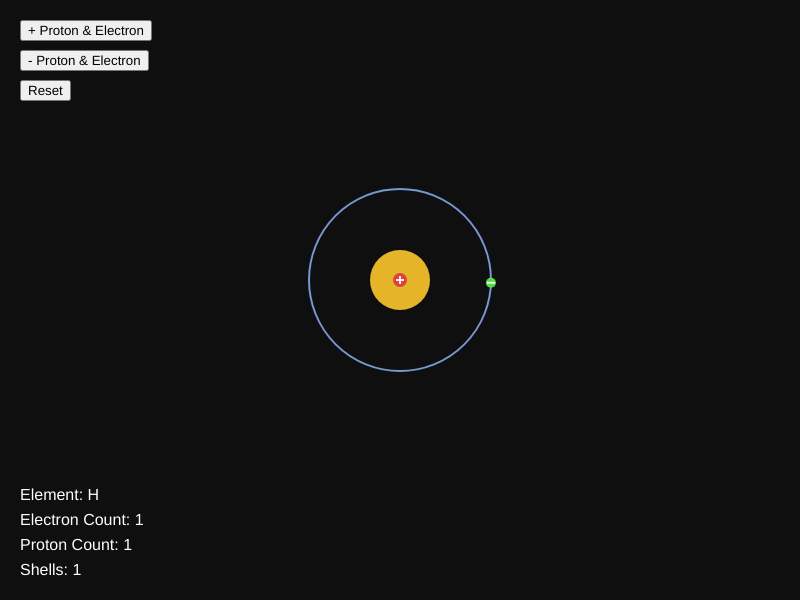
Frame 1 (no input)
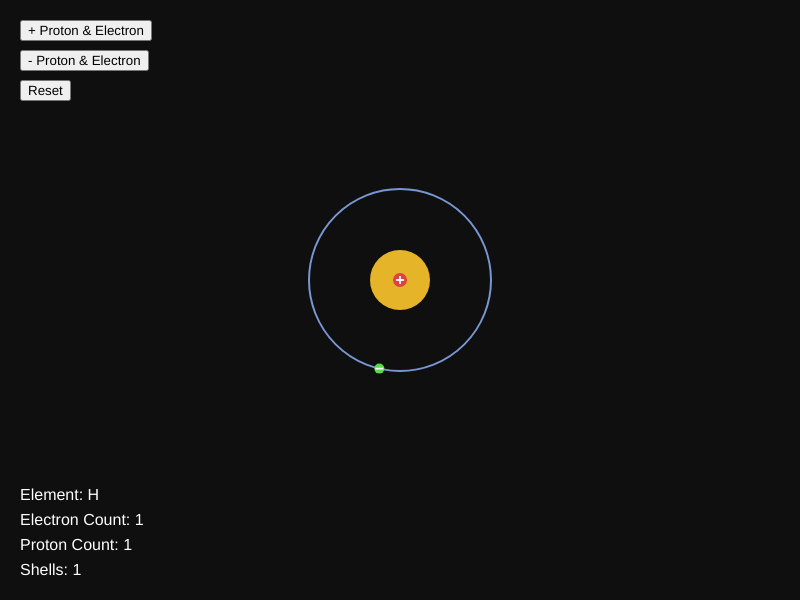
Frame 60 (no input)
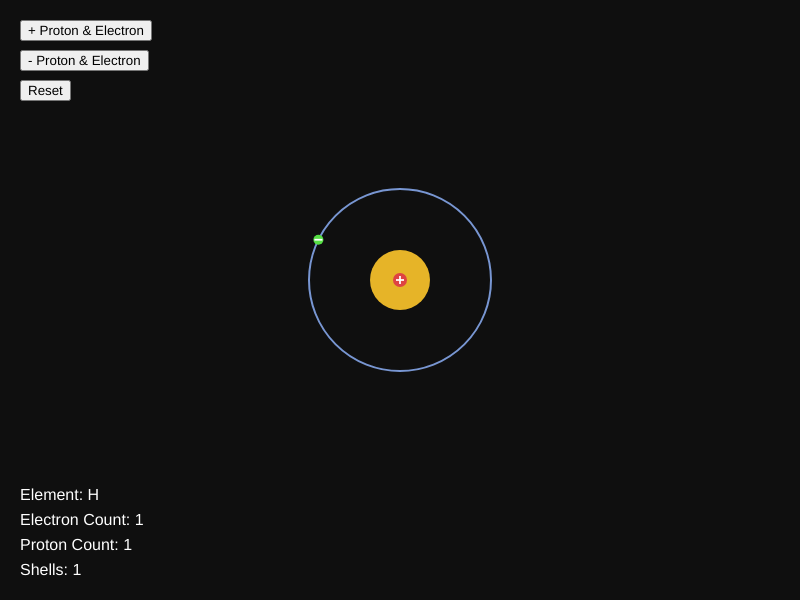
Frame 120 (the mouse pressed at the canvas centre since frame 60)

The p5.js sketch that drew these frames (run headless with seeded random() and noise() and a simulated clock; from frame 60 on, the mouse is pressed at the canvas centre):

// p5.js sketch
// ── sketch.js
var electronCount = 1
var protonCount = 1
var shells = [1]
const shellCapacaties = [2, 8, 18, 32, 50];

function setup() {
  createCanvas(800, 600);

  const addBtn = createButton('+ Proton & Electron');
  addBtn.position(20, 20);
  addBtn.mousePressed(addElectron);

  const removeBtn = createButton('- Proton & Electron');
  removeBtn.position(20, 50);
  removeBtn.mousePressed(removeElectron);

  const resetBtn = createButton('Reset');
  resetBtn.position(20, 80);
  resetBtn.mousePressed(resetAtom);

}

const protonRadius = 7
const protonOrbitRadius = 20
const nucleusRadius = 30
var nucleus = [1]

function draw() {
  background(15);
  translate(width / 2, height / 2 - 20);
 
  // Nucleus
  noStroke();
  fill(230, 180, 40);
  ellipse(0, 0, nucleusRadius * 2, nucleusRadius * 2);

  //Protons and Neutrons
  for (let i = 0; i < nucleus.length; i++) {
    let x;
    let y;
    let r;
    let angle;

    //nucleusSize = Math.cbrt(protonCount)
    for (let j = 0; j < nucleus[i]; j++) {
      angle = TWO_PI / (i * 2 + 1) * j
      // angle = TWO_PI * j / (j + i + 1);
      r = Math.sqrt(i) * 6
      x = r * cos(angle)
      y = r * sin(angle)
      if ((j + i)% 2 == 0) {
        //Proton
        fill(222, 67, 67);
        ellipse(x, y, protonRadius * 2, protonRadius * 2);
        fill(255, 255, 255);
        let crossWidth = protonRadius / 4
        let crossOffset = 3
        rect(x - crossWidth / 2, y - protonRadius + crossOffset,
             crossWidth, protonRadius * 2 - crossOffset * 2)
        rect(x - protonRadius + crossOffset, y - crossWidth / 2,
             protonRadius * 2 - crossOffset * 2, crossWidth)
      }
      else {
        //Neutron
        fill(77, 67, 222);
        ellipse(x, y, protonRadius * 2, protonRadius * 2);
      }
    }
  }

  // Neutrons
//   if (protonCount > 1) {
//       for (let i = 0; i <= protonCount; i++) {
//         fill(77, 67, 222);
//         if (protonCount == 1) {
//           x = 0
//           y = 0  
//         }
//         else {
//           angle = (TWO_PI / protonCount) * i + PI / protonCount;
//           x = protonOrbitRadius * cos(angle);
//           y = protonOrbitRadius * sin(angle);
//         }
//         ellipse(x, y, protonRadius * 2, protonRadius * 2);
//         }
//   }
 
//   // Protons
//   for (let i = 0; i <= protonCount; i++) {
//     fill(222, 67, 67);
//     if (protonCount == 1) {
//       x = 0
//       y = 0  
//     }
//     else {
//       angle = (TWO_PI / protonCount) * i;
//       x = protonOrbitRadius * cos(angle);
//       y = protonOrbitRadius * sin(angle);
//     }
//     ellipse(x, y, protonRadius * 2, protonRadius * 2);
//     fill(255, 255, 255);
//     let crossWidth = protonRadius / 4
//     let crossOffset = 3
//     rect(x - crossWidth / 2, y - protonRadius + crossOffset,
//          crossWidth, protonRadius * 2 - crossOffset * 2)
//     rect(x - protonRadius + crossOffset, y - crossWidth / 2,
//          protonRadius * 2 - crossOffset * 2, crossWidth)
//   }

  // Electron Radii
  noFill();
  strokeWeight(2);
  for (let i = 1; i <= shells.length; i++) {
    stroke(100 + i * 20, 160 - i * 10, 220 - i * 10);
    let r = nucleusRadius + 20 + (50 - 4 * i) * i - 5 * Math.sqrt(protonCount)
    ellipse(0, 0, r * 2, r * 2);
  }
 
  // Electrons
  for (let i = 0; i < shells.length; i++) {
    let r = nucleusRadius + 20 + (50 - 4 * (i+1)) * (i+1) - 5 * Math.sqrt(protonCount)
    for (let j = 0; j < shells[i]; j++) {
      let angle = (TWO_PI / shells[i]) * (j+1) + frameCount * 0.03 / (i+1);
      let x = r * cos(angle)
      let y = r * sin(angle)
      fill(85, 222, 67);
      noStroke();
      ellipse(x, y, 10, 10);
        fill(255, 255, 255);
      let crossWidth = protonRadius / 4
      let crossOffset = 3
      rect(x - protonRadius + crossOffset, y - crossWidth / 2,
         protonRadius * 2 - crossOffset * 2, crossWidth)
    }
  }
  
  // Display stats including element symbol
  noStroke();
  fill(255);
  textAlign(LEFT);
  textSize(16);
  const infoX = -width / 2 + 20;
  const infoY = 220;
  const elementSymbol = elements[electronCount] || '?';
  text(`Element: ${elementSymbol}`, infoX, infoY);
  text(`Electron Count: ${electronCount}`, infoX, infoY + 25);
  text(`Proton Count: ${protonCount}`, infoX, infoY + 50);
  text(`Shells: ${shells}`, infoX, infoY + 75);
}

function addElectron() {
  if (electronCount != 110) {
    electronCount++;
    protonCount++;
    updateNucleusParticles();
    updateElectronRadii();
  }
}

function removeElectron() {
  if (electronCount != 1) {
    electronCount--;
    protonCount--;
    updateNucleusParticles();
    updateElectronRadii();
  }
}

function resetAtom() {
  electronCount = 1;
  protonCount = 1;
  updateNucleusParticles();
  updateElectronRadii();
}
 
function updateNucleusParticles() {
  nucleus = [0]
  if (protonCount == 1) {
    nucleus = [1];
    return
  }
  else {
    let level = 0
    for (let i = 0; i < protonCount * 2; i++) {
      if (nucleus[level] >= level * 2 + 1) {
        level++
        nucleus[level] = 1
      }
      else {
        nucleus[level]++
      }
    }
  }
}

function updateElectronRadii() {
  shells = [0]
  let shellLevel = 0
  for (let i = 0; i < electronCount; i++) {
    if (shells[shellLevel] < shellCapacaties[shellLevel]) {
      shells[shellLevel]++
    } 
    else {
      shellLevel++
      shells[shellLevel] = 1
    }
  }
}
 
//Periodic Table
const elements = { 1: "H", 2: "He", 3: "Li", 4: "Be", 5: "B", 6: "C", 7: "N", 8: "O", 9: "F", 10: "Ne", 11: "Na", 12: "Mg", 13: "Al", 14: "Si", 15: "P", 16: "S", 17: "Cl", 18: "Ar", 19: "K", 20: "Ca", 21: "Sc", 22: "Ti", 23: "V", 24: "Cr", 25: "Mn", 26: "Fe", 27: "Co", 28: "Ni", 29: "Cu", 30: "Zn", 31: "Ga", 32: "Ge", 33: "As", 34: "Se", 35: "Br", 36: "Kr", 37: "Rb", 38: "Sr", 39: "Y", 40: "Zr", 41: "Nb", 42: "Mo", 43: "Tc", 44: "Ru", 45: "Rh", 46: "Pd", 47: "Ag", 48: "Cd", 49: "In", 50: "Sn", 51: "Sb", 52: "Te", 53: "I", 54: "Xe", 55: "Cs", 56: "Ba", 57: "La", 58: "Ce", 59: "Pr", 60: "Nd", 61: "Pm", 62: "Sm", 63: "Eu", 64: "Gd", 65: "Tb", 66: "Dy", 67: "Ho", 68: "Er", 69: "Tm", 70: "Yb", 71: "Lu", 72: "Hf", 73: "Ta", 74: "W", 75: "Re", 76: "Os", 77: "Ir", 78: "Pt", 79: "Au", 80: "Hg", 81: "Tl", 82: "Pb", 83: "Bi", 84: "Po", 85: "At", 86: "Rn", 87: "Fr", 88: "Ra", 89: "Ac", 90: "Th", 91: "Pa", 92: "U", 93: "Np", 94: "Pu", 95: "Am", 96: "Cm", 97: "Bk", 98: "Cf", 99: "Es", 100: "Fm", 101: "Md", 102: "No", 103: "Lr", 104: "Rf", 105: "Db", 106: "Sg", 107: "Bh", 108: "Hs", 109: "Mt", 110: "Ds", 111: "Rg", 112: "Cn", 113: "Nh", 114: "Fl", 115: "Mc", 116: "Lv", 117: "Ts", 118: "Og" };
